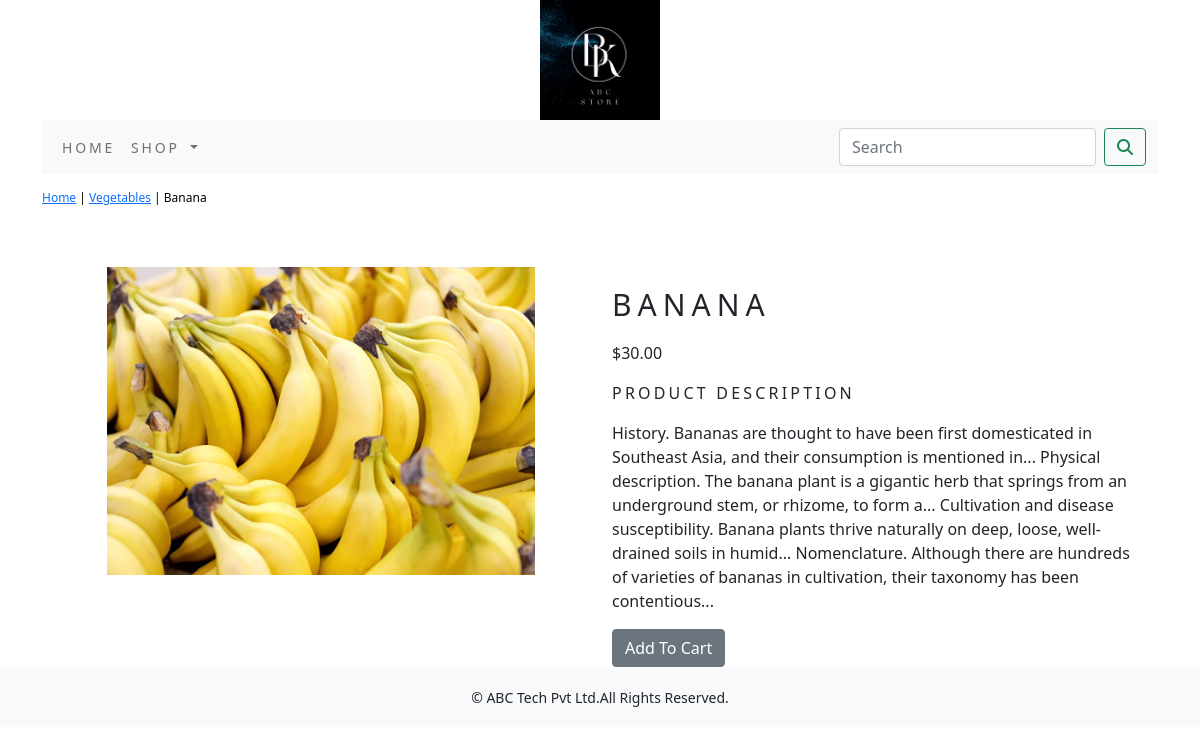
The page /shop/vegetables/banana/ on the database its author committed.
### shop/models.py (models this page shows, shortened)
class Product(models.Model):
    name = models.CharField(max_length=250, unique=True)
    slug = models.SlugField(max_length=250, unique=True)
    description = models.TextField(blank=True)
    price = models.DecimalField(max_digits=10, decimal_places=2)
    category = models.ForeignKey(Category, on_delete=models.CASCADE)
    image = models.ImageField(upload_to='product', blank=True)
    stock = models.IntegerField()
    available = models.BooleanField(default=True)
    created = models.DateTimeField(auto_now_add=True)
    updated = models.DateTimeField(auto_now=True)
    class Meta:
        ordering = ('name',)
        verbose_name = 'product'
        verbose_name_plural = 'products'

class Category(models.Model):
    name = models.CharField(max_length=250, unique=True)
    slug = models.SlugField(max_length=250, unique=True)
    description = models.TextField(blank=True)
    image = models.ImageField(upload_to='category', blank=True)
    class Meta:
        ordering = ('name',)
        verbose_name = 'category'
        verbose_name_plural = 'categories'
    def get_url(self):
        return reverse('shop:products_by_category', args=[self.slug])
    def __str__(self):
        return '{}'.format(self.name)

### shop/views.py (the view)
# urls.py: path('<slug:c_slug>/<slug:product_slug>/', views.proDetail, name='prodCatdetail'),
def proDetail(request, c_slug, product_slug):
    try:
        product = Product.objects.get(category__slug=c_slug, slug=product_slug)
    except Exception as e:
        raise e
    return render(request, 'product.html', {'product': product})

### cart/context_processors.py (called while the page is built)
def counter(request):
    item_count=0
    if 'admin' in request.path:
        return {}
    else:
        try:
            cart=Cart.objects.filter(cart_id=_cart_id(request))
            cart_items=CartItem.objects.all().filter(cart=cart[:1])
            for cart_item in cart_items:
                item_count+=cart_item.quantity
        except Cart.DoesNotExist:
            item_count=0
    return dict(item_count=item_count)

### cart/views.py (called while the page is built)
def _cart_id(request):
    cart = request.session.session_key
    if not cart:
        cart = request.session.create()
    return cart

### shop/context_processors.py (called while the page is built)
def menu_links(request):
    links = Category.objects.all()
    return dict(links=links)

### templates/product.html (shortened to what this page needs)
{% extends 'base.html' %}
{% load static %}
{% block content %}
<div class="row my_prod_row_class">
    <div class="mx_auto">
        <p><a href="{% url 'shop:allProdCat' %}">Home</a> | <a href="{{product.category.get_url}}">{{product.category}}</a> | {{product.name}}</p>
    </div>
</div>
<div class="container">
    <br>
<div class="row">
    <div class="col-12 col-sm-12 col-md-12 col-lg-6 text-center">
        <div style="min-width:18rem">
            <img class="my_prod_image" src="{{product.image.url}}" alt="{{product.name}}">
        </div>
    </div>
    <div class="col-12 col-sm-12 col-md-12 col-lg-6">
        <div>
        <h1 class="my_prod_title">{{product.name}}</h1>
        <p>${{product.price}}</p>
        <p class="my_title">Product Description</p>
        <p class="text-justify my_prod_text">{{product.description}}</p>
        {% if product.stock <= 0 %}
        <p class="text-justify my_prod_text"><b>Out Of Stock</b></p>
        {% else %}
        <a class="btn btn-secondary" href="{% url 'cart:add_cart' product.id %}">Add To Cart</a>
        {% endif %}
    </div>
  </div>
</div>
</div>
{% endblock %}

### templates/base.html (shortened to what this page needs)
{% load static %}
<!DOCTYPE html>
<html lang="en">
<head>
    <link rel="stylesheet" href="{% static 'css/custom.css' %}">
    <link href="{% static 'css/bootstrap.min.css' %}" rel="stylesheet">
</head>
<body>
<div class="container">
    {% include 'header.html' %}
    {% include 'nav.html' %}
    {% block content %}
    {% endblock %}
    </div>
    {% include 'footer.html' %}
</body>
</html>

### templates/header.html
{% load static %}
<header>
    <center>
        <a href="{% url 'shop:allProdCat' %}"><img src="{% static 'img/logo1.png' %}" alt="logimage" width="120px;" height="120px;">
    </center>
</header>

### templates/nav.html (shortened to what this page needs)
<nav class="navbar navbar-expand-lg navbar-light bg-light">
  <div class="container-fluid">
    <div class="collapse navbar-collapse" id="navbarSupportedContent">
      <ul class="navbar-nav me-auto mb-2 mb-lg-0">
        <li class="nav-item">
          <a class="nav-link" href="#">Home</a>
        </li>
        <li class="nav-item dropdown {% if 'shop' in request.path %} active {% endif %}">
          <a class="nav-link dropdown-toggle" href="#" id="navbarDropdown" role="button" data-bs-toggle="dropdown" aria-expanded="false">
            Shop
          </a>
        </li>
      </ul>
      <form class="d-flex" action="{% url 'search_app:SearchResult' %}" method="get">
        <input class="form-control me-2" type="search" placeholder="Search" name="q" aria-label="Search">
        <button class="btn btn-outline-success" type="submit"><i class="fa fa-search"></i></button>
      </form>
    </div>
  </div>
</nav>

### templates/footer.html
<div class="footer navbar-fixed-bottom my_footer">
    <p class="text-center">&copy; ABC Tech Pvt Ltd.All Rights Reserved.</p>
</div>

### static/css/custom.css (style rules this page uses)
body { font-family: 'Roboto', sans-serif; <link rel="preconnect" href="https://fonts.googleapis.com"> <link rel="preconnect" href="https://fonts.gstatic.com" crossorigin> <link href="https://fonts.googleapis.com/css2?family=Roboto:wght@100&display=swap" rel="stylesheet"> }
.nav-item { letter-spacing: .2em; font-size: 14px; text-transform: uppercase; }
.my_footer { background-color: #f8f9fa; height:60px; }
.my_footer p { padding-top:20px; font-size: 14px; }
.my_title { font-size:16px; text-transform:uppercase; letter-spacing: .2em; }
.my_prod_row_class { padding-top:15px; padding-bottom:20px; }
.my_prod_row_class .mx_auto { color:#000; font-size:12px; text-decoration:none; }
.my_prod_title { font-size:30px; text-transform:uppercase; letter-spacing: .2em; padding-top:20px; padding-bottom:10px; }
.my_prod_text { padding-right:10px; }
.my_prod_image { width:80%; height:auto; }

### rows shown on the page
Product: category "Vegetables", name "Banana", image (picture), name "BANANA", price "30.00", description "History. Bananas are thought to have been first domesticated in Southeast Asia, and their consumption is mentioned in... Physical description. The banana plant is a gigantic herb that springs from an underground stem, or rhizome, to form a... Cultivation and disease susceptibility. Banana plants thrive naturally on deep, loose, well-drained soils in humid... Nomenclature. Although there are hundreds of varieties of bananas in cultivation, their taxonomy has been contentious..."
